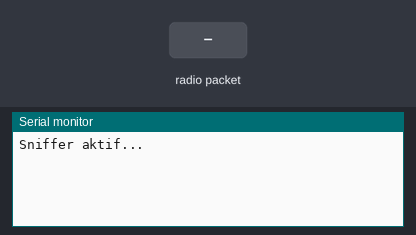
A sketch run on a simulated Arduino Uno, built for the host (arithmetic inside an expression is 32-bit, double 64-bit). Shown: the last lines printed to the serial monitor. Inputs (shaded band) come from the test bench. No radio packets arrive unless stated.

Above: at 2.2 s.
2.3 s: radio packet "1" arrives
At 2.9 s:
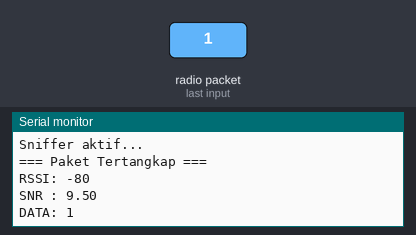
3.8 s: radio packet "0" arrives
At 5.0 s:
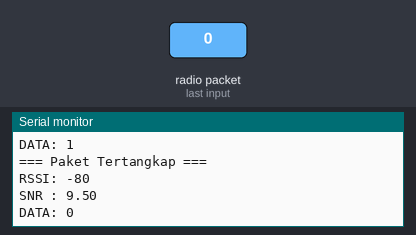
5.3 s: radio packet "2" arrives
At 6.4 s:
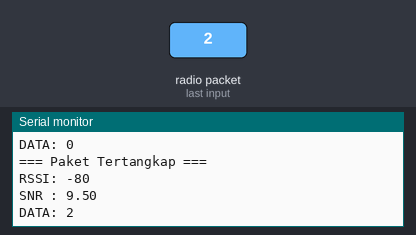

Measured:
- after the input at 2.3 s, the serial monitor: prints a new line at once (image 1)
- after the input at 3.8 s, the serial monitor: prints a new line at once (image 2)
- after the input at 5.3 s, the serial monitor: prints a new line at once (image 3)

The sketch:

test1_sniffing_attacker.ino
```cpp
#include <SPI.h>
#include <LoRa.h>

#define LORA_SCK   12
#define LORA_MISO  13
#define LORA_MOSI  11
#define LORA_SS    10
#define LORA_RST   5
#define LORA_DIO0  4

#define LORA_FREQ 435E6

void setup() {
  Serial.begin(115200);
  delay(1000);

  SPI.begin(LORA_SCK, LORA_MISO, LORA_MOSI, LORA_SS);
  LoRa.setPins(LORA_SS, LORA_RST, LORA_DIO0);

  if (!LoRa.begin(LORA_FREQ)) {
    Serial.println("LoRa gagal start");
    while (1);
  }

  LoRa.setSpreadingFactor(7);
  LoRa.setSignalBandwidth(125E3);
  LoRa.setCodingRate4(5);
  LoRa.enableCrc();

  Serial.println("Sniffer aktif...");
}

void loop() {
  int packetSize = LoRa.parsePacket();

  if (packetSize) {
    String data = "";

    while (LoRa.available()) {
      data += (char)LoRa.read();
    }

    Serial.println("=== Paket Tertangkap ===");
    Serial.print("RSSI: ");
    Serial.println(LoRa.packetRssi());

    Serial.print("SNR : ");
    Serial.println(LoRa.packetSnr());

    Serial.print("DATA: ");
    Serial.println(data);
  }
}
```
